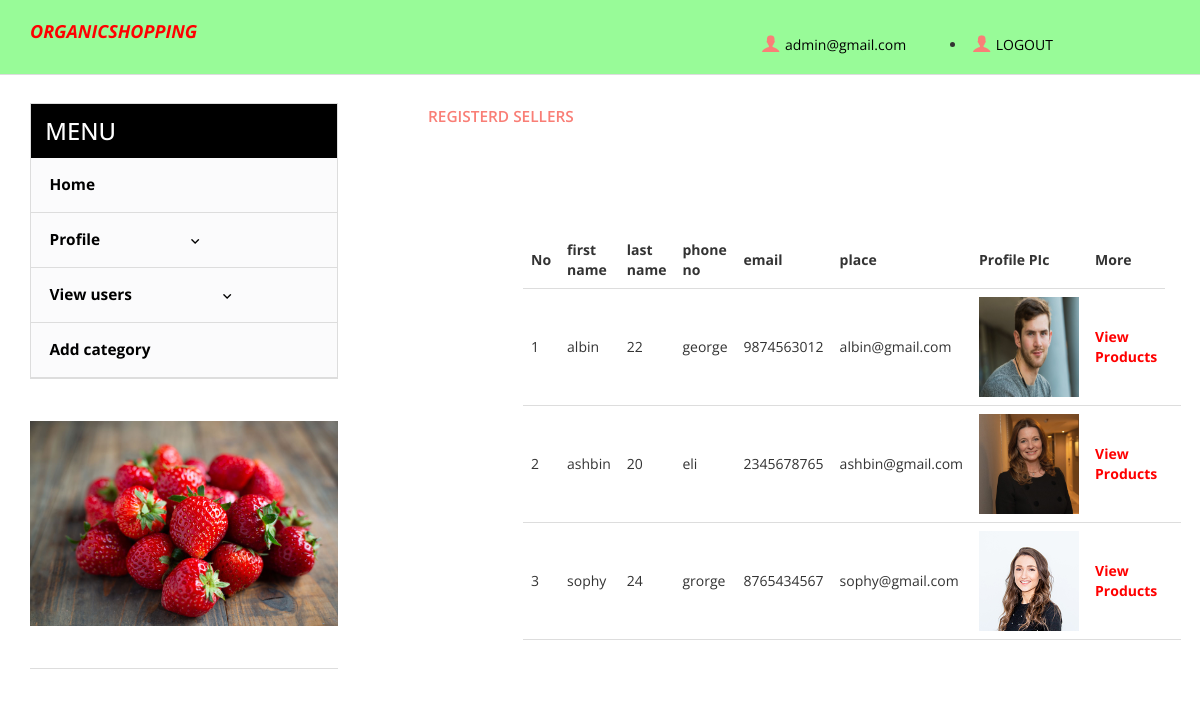
Screenshot of /reg_sellers.php (signed in) with the database file from the repository.
### tables this page shows
CREATE TABLE `tbl_registration` (
  `rid` int(10) NOT NULL,
  `fname` varchar(20) NOT NULL,
  `lname` varchar(20) NOT NULL,
  `phone_no` varchar(15) NOT NULL,
  `email` varchar(30) NOT NULL,
  `place` varchar(30) NOT NULL,
  `images` varchar(10) NOT NULL
);

### reg_sellers.php (the view, shortened to what this page needs)
<?php
if(isset($_SESSION['alogin'])){
	$mail=$_SESSION['alogin'];
?>
<?php
$con=mysqli_connect("localhost","root","","organic_shop_db")or die ("Couldn't connect");
$disp="SELECT  tbl_registration.fname,tbl_registration.rid, tbl_registration.lname,tbl_registration.phone_no,tbl_registration.email,tbl_registration.place, tbl_registration.images  FROM tbl_registration INNER JOIN  tbl_login
ON tbl_login.email=tbl_registration.email WHERE  tbl_login.user_type_id=3  ORDER BY tbl_registration.email ASC";
$disp_result=mysqli_query($con,$disp);
?>
<!DOCTYPE html>
<html>
<head>
<link href="css/bootstrap.css" rel="stylesheet" type="text/css" media="all" />
<link href="css/style.css" rel="stylesheet" type="text/css" media="all" />
</head>
<body>
	<div class="header">
		<div class="bottom-header" style="background-color:palegreen;">
			<div class="container">
				<div class="header-bottom-left">
					<div class="logo">
						<font size="4"><strong><i> <b><p style="color:red;">ORGANICSHOPPING </p> </b></i></strong></font>
					</div>
					<div class="clearfix"> </div>
				</div>
				<div class="header-bottom-right">
<div class="account"><a href="admin_profile.php"><span> </span><?php echo $mail?></a></div>
						<div class="account"><a href="index.htmln> </span> logout</a></div>
							<ul class="login">
								<li><a href="logout.php"><span> </span>LOGOUT</a></li>
				</div>
				<div class="clearfix"> </div>
			</div>
		</div>
	</div>
	<div class="container">
      	   <div class="account_grid">
			   <div class=" login-right">
			  	<h3>REGISTERD SELLERS</h3>
				<section style="margin-left:20px;margin-right:20px ;  padding:75px ">
				<form action="viewsellerproduct.php" method="POST" name="prod" id="prod">
<table  id="designs">
<tr>
<th>No</th>
<th> first name</th>
<th>last name</th>
<th>phone no </th>
<th>email </th>
<th> place </th>
<th>Profile PIc </th>
<th> More </th>
 </tr>
<?php
$count=1;
 while($array=mysqli_fetch_array($disp_result))
	{
 ?>
 <tr>
  <td>
 <?php echo $count;?>
 </td>
<td>
<?php
$fname=$array[0];
echo $fname;?></td>
<td>
<?php
	echo $array[1];
?></td>
<td>
<?php
echo $array[2];
?></td>
<td><?php echo $array[3];?></td>
<td><?php echo $array[4];?></td>
<td><img src="uploads/profile/<?php echo $array['images'] ?>"   alt="image"/ style="width:100px;height:100px;"  ></td>
<td><a href="viewsellerproduct.php?rid=<?php echo $array['rid'];?>&action=edit" background="#FF5733 "; style="color:red;" ><b>View Products</b></a><td>
</tr>
<?php
$count++;
 } ?>
</table>
</form>
	</section>
			   </div>
			 </div>
			 <div class="sub-cate">
				<div class=" top-nav rsidebar span_1_of_left">
		<h3 class="cate">MENU</h3>
		 <ul class="menu">
		 <ul class="kid-menu">
		<li ><a href="admin_home.php">Home</a></li>
		</ul>
		<li class="item2"><a href="view_users.php">Profile<img class="arrow-img " src="images/arrow1.png" alt=""/></a>
		</li>
		<li class="item2"><a href="view_users.php">View users<img class="arrow-img " src="images/arrow1.png" alt=""/></a>
		</li>
				<li>
			<ul class="kid-menu">
				<li><a href="addcat.php">Add category</a></li>
			</ul>
		</li>
					</div>
	   		     		<img class="img-responsive chain" src="images/a.jpg" alt=" " />
	   		     		<div class="grid-chain-bottom chain-watch">
<?php
}
else
{
	header('Location:login.php');
}
?>

### css/style.css (style rules this page uses)
body { background: #fff; font-family: 'Open Sans', sans-serif; }
body a { transition: 0.5s all; -webkit-transition: 0.5s all; -o-transition: 0.5s all; -ms-transition: 0.5s all; -moz-transition: 0.5s all; }
.bottom-header { border-bottom: 1px solid #ddd; padding: 0.7em 0 1em; }
.header-bottom-left { float: left; width: 55%; }
.logo { float:left; width: 27%; margin-top:9px; }
.header-bottom-right { float: right; width: 37%; text-align: center; padding-top:1.7em; }
.account,.cart { float:left; width:40%; }
.account a span { background: url(../images/img-sprite.png)-117px -30px; width: 26px; height: 26px; display: inline-block; vertical-align: middle; }
.account a,.cart a ,ul.login li a { text-decoration:none; font-size: 1em; color: #000; }
h3.cate { color: #fff; font-size: 1.7em; padding: 0.6em ; background: #000; margin: 0; }
ul.kid-menu { display: block !important; }
.menu { width: auto; height: auto; padding: 0; list-style: none; margin: 0; background: #FBFBFC; }
ul { padding: 0; list-style: none; }
.menu > li > a { width: 100%; line-height: 3.5em; text-indent: 1.2em; display: block; position: relative; color: #000; font-size: 1.1em; text-decoration:none; border-bottom: 1px solid #ddd; font-weight:700; }
.menu ul li a { width: 100%; display: block; position: relative; font-size:1.1em; font-weight: 400; color: #000; text-decoration:none; border-bottom: 1px solid #ddd; font-weight:700; line-height: 3.5em; text-indent: 1.2em; }
.menu ul.kid-menu li a { border-bottom: none; }
ul.kid-menu { padding: 0; margin: 0; }
ul.kid-menu li { list-style: none; border-bottom: 1px solid #ddd; }
.arrow-img { padding: 0em 0em 0 6.5em; }
.sub-cate,.slide-grid { float: left; }
.top-nav { border: 1px solid #ddd; }
.sub-cate { width: 27%; margin: 2em 2em 0 0; }
.grid-chain-bottom { border-top: 1px solid #ddd; }
.chain { margin: 0 auto; padding: 3em 0; }
.chain-watch { padding: 1em ; }
.women-product,.account_grid,.register,.single_top,.main { width: 70%; float: right; }
.login-left h3, .login-right h3 { color: #F97E76; font-size: 1.1em; text-transform: uppercase; font-weight: 600; padding-bottom: 0.5em; }
.login-right form { padding: 1em 0; }
.account_grid { padding: 1em 4em 2em; }
@media (max-width:1280px) { .arrow-img { padding: 0em 0em 0 5.5em; } }

### reg_sellers.php (style rules this page uses)
table { border-collapse: collapse; width: 100%; }
th, td { padding: 8px; text-align: left; border-bottom: 1px solid #ddd; }

### rows the page displays
tbl_registration: fname "albin", rid "22", lname "george", phone_no "9874563012", email "albin@gmail.com", images (picture)
tbl_registration: fname "ashbin", rid "20", lname "eli", phone_no "2345678765", email "ashbin@gmail.com", images (picture)
tbl_registration: fname "sophy", rid "24", lname "grorge", phone_no "8765434567", email "sophy@gmail.com", images (picture)

### other values shown
$mail "admin@gmail.com"
